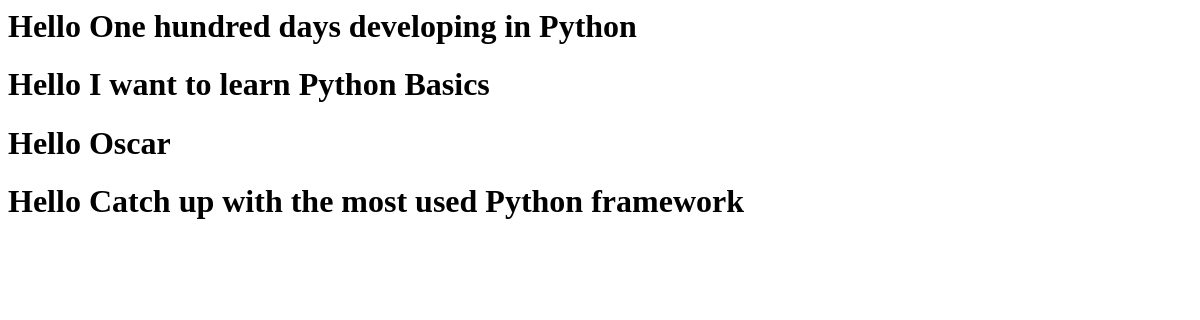
/playground/hello-html-rooms/, run on an earlier commit of the app's database.
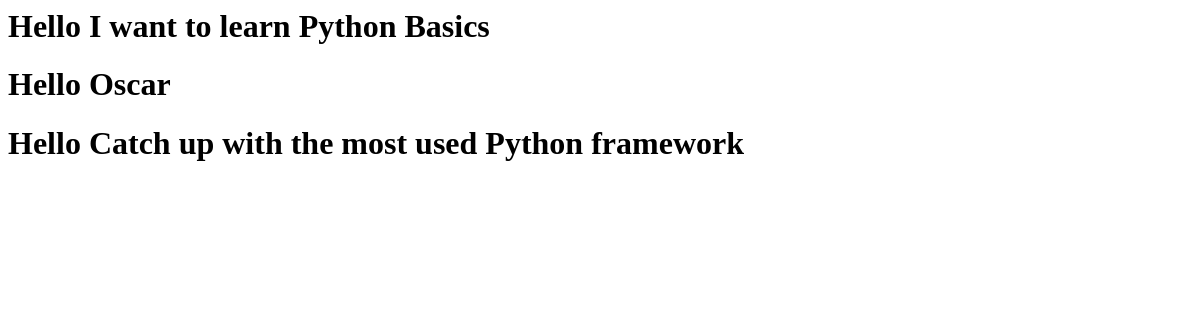
And on a later commit of the database.
### studybud/models.py (models this page shows, shortened)
class Room (models.Model):
    host = models.ForeignKey(User, on_delete=models.SET_NULL, null=True)
    topic = models.ForeignKey(Topic, on_delete=models.SET_NULL, null=True) # when the room is deleted we still mantain the rooms
    name = models.CharField(max_length=200)
    description = models.TextField(null=True, blank=True)
    updated = models.DateTimeField(auto_now=True) #updates the timestamp for every change
    created = models.DateTimeField(auto_now_add=True) #only takes the timestamp when we create the instance
    class Meta:
        ordering = ['-updated', '-created'] # the negative in front means reverse

### playground/views.py (the view)
# urls.py: 2. Add a URL to urlpatterns:  path('', views.home, name='home')
def home(request):
    rooms = Room.objects.all()
    context = {'names':rooms}
    return render(request=request, template_name='hello.html', context=context)

### playground/templates/hello.html
<html>
    <body>
        <div>
            {% for name in names %}
                {% if name.name %}
                <h1>Hello {{ name.name }}</h1>
                {% else %}
                <h1>Hello Random</h1>
                {% endif %}
            {% endfor %}
        </div>
    </body>
</html>

What changed in the data, as far as the page shows it:
removed Room: name "One hundred days developing in Python"
